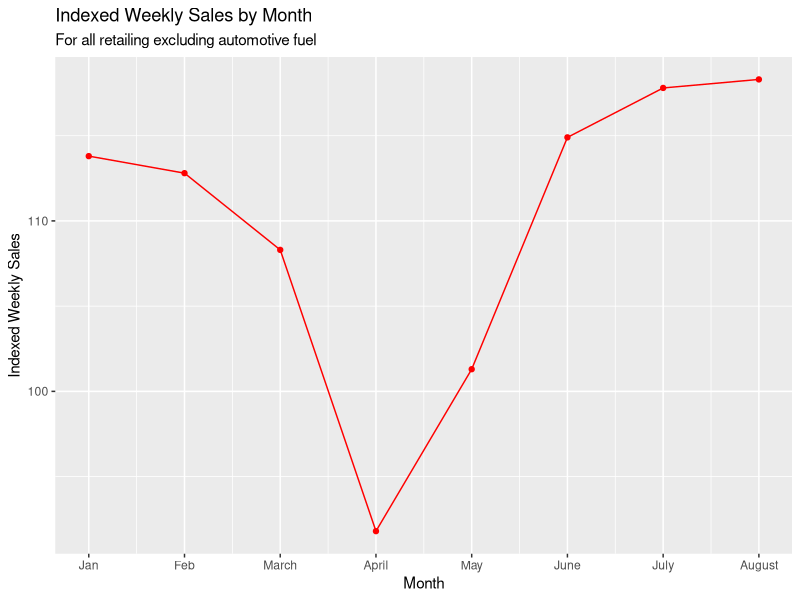
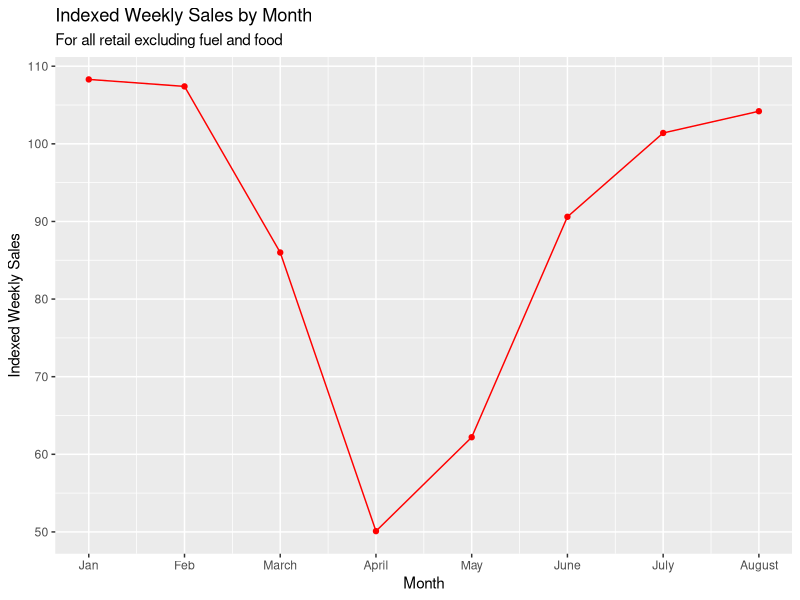
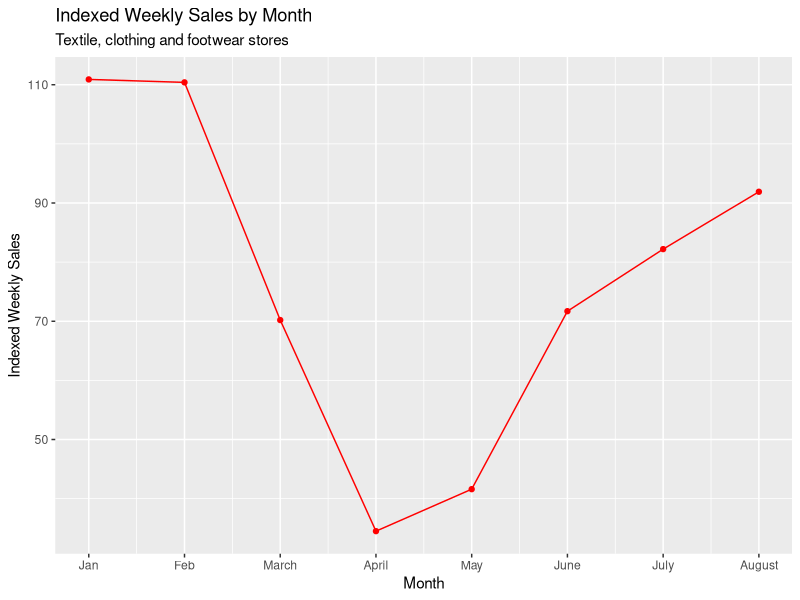
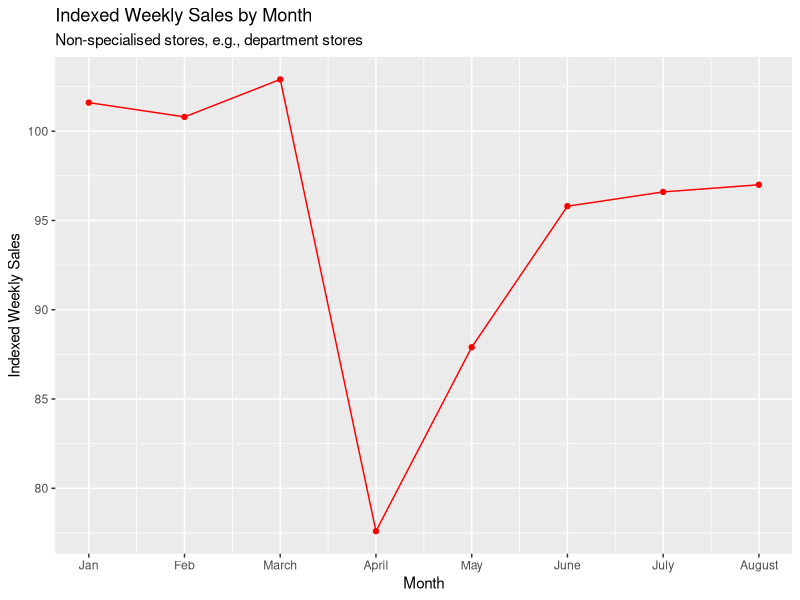
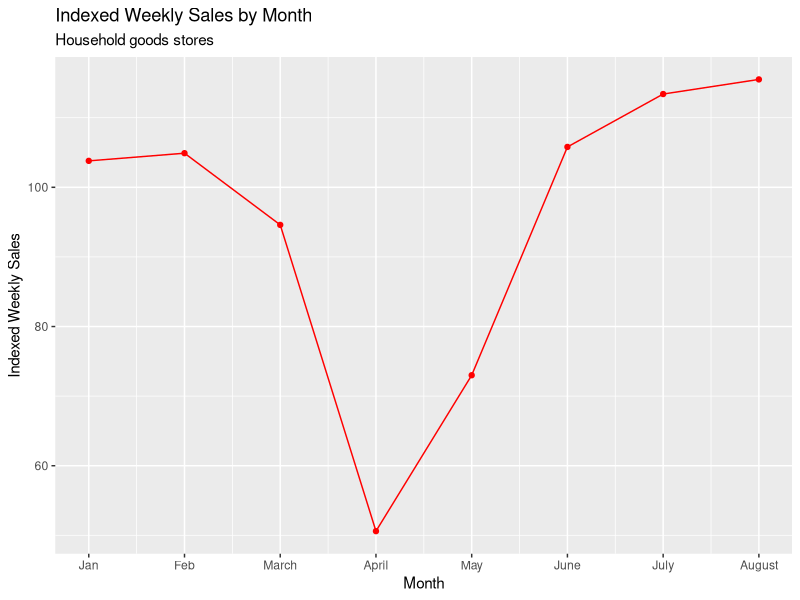

The R source for these figures, in order:
## ---- chunk 1
library(readr)
library(dplyr)

retail_sales <- read.csv("retail_data.csv", fileEncoding = "UTF-8-BOM")
retail_sales
## ---- chunk 2
library(ggplot2)
all_retail_plot <- ggplot(data=retail_sales, aes(x=month, y=All.retailing.excluding.automotive.fuel)) +
  geom_point(color="red") +
  geom_line(color="red") +
  scale_x_continuous(breaks = c(1, 2, 3, 4, 5, 6, 7, 8), labels=c("Jan", "Feb", "March", "April", "May", "June", "July", "August")) +
  labs(title="Indexed Weekly Sales by Month", subtitle="For all retailing excluding automotive fuel", x="Month", y="Indexed Weekly Sales") 
all_retail_plot 

non_food_retail_plot <- ggplot(data=retail_sales, aes(x=month, y=Total.predominantly.non.food.stores)) +
  geom_point(color="red") +
  geom_line(color="red") +
  scale_x_continuous(breaks = c(1, 2, 3, 4, 5, 6, 7, 8), labels=c("Jan", "Feb", "March", "April", "May", "June", "July", "August")) +
  labs(title="Indexed Weekly Sales by Month", subtitle="For all retail excluding fuel and food", x="Month", y="Indexed Weekly Sales") 
non_food_retail_plot

textile_retail_plot <- ggplot(data=retail_sales, aes(x=month, y=Textile..clothing.and.footwear.stores)) +
  geom_point(color="red") +
  geom_line(color="red") +
  scale_x_continuous(breaks = c(1, 2, 3, 4, 5, 6, 7, 8), labels=c("Jan", "Feb", "March", "April", "May", "June", "July", "August")) +
  labs(title="Indexed Weekly Sales by Month", subtitle="Textile, clothing and footwear stores", x="Month", y="Indexed Weekly Sales") 
textile_retail_plot

non_specialised_retail_plot <- ggplot(data=retail_sales, aes(x=month, y=Non.specialised.stores)) +
  geom_point(color="red") +
  geom_line(color="red") +
  scale_x_continuous(breaks = c(1, 2, 3, 4, 5, 6, 7, 8), labels=c("Jan", "Feb", "March", "April", "May", "June", "July", "August")) +
  labs(title="Indexed Weekly Sales by Month", subtitle="Non-specialised stores, e.g., department stores", x="Month", y="Indexed Weekly Sales") 
non_specialised_retail_plot 

household_goods_retail_plot <- ggplot(data=retail_sales, aes(x=month, y=Household.goods.stores)) +
  geom_point(color="red") +
  geom_line(color="red") +
  scale_x_continuous(breaks = c(1, 2, 3, 4, 5, 6, 7, 8), labels=c("Jan", "Feb", "March", "April", "May", "June", "July", "August")) +
  labs(title="Indexed Weekly Sales by Month", subtitle="Household goods stores", x="Month", y="Indexed Weekly Sales") 
household_goods_retail_plot 

